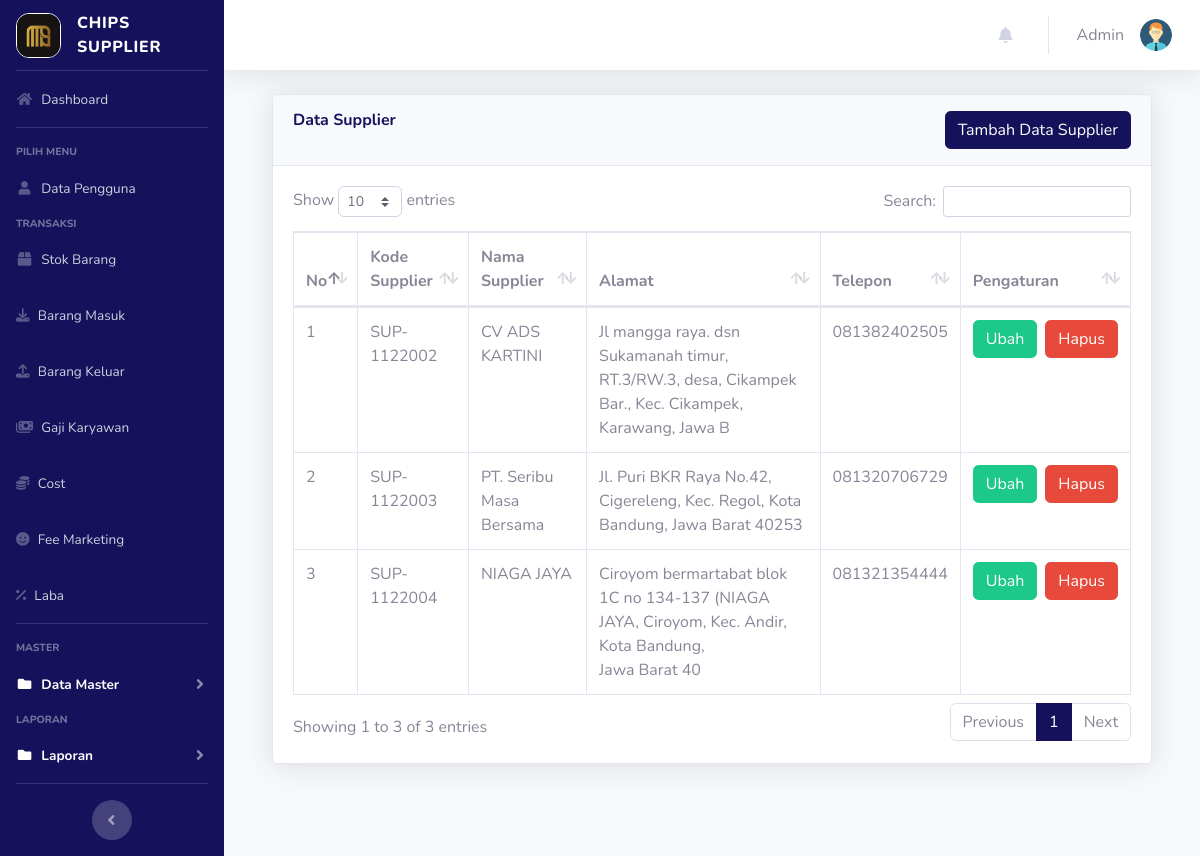
/index.php?page=supplier (signed in), run on the app's committed database.
### tables this page shows
CREATE TABLE `users` (
  `id` int NOT NULL AUTO_INCREMENT,
  `nik` varchar(16) NOT NULL,
  `nama` varchar(100) NOT NULL,
  `alamat` varchar(200) DEFAULT NULL,
  `telepon` varchar(100) NOT NULL,
  `username` varchar(100) NOT NULL,
  `password` varchar(100) NOT NULL,
  `level` varchar(25) NOT NULL DEFAULT 'member',
  `foto` varchar(255) NOT NULL,
  `gaji` bigint DEFAULT NULL,
  PRIMARY KEY (`id`)
);

CREATE TABLE `tb_supplier` (
  `id` int NOT NULL AUTO_INCREMENT,
  `kode_supplier` varchar(100) NOT NULL,
  `nama_supplier` varchar(100) NOT NULL,
  `alamat` varchar(100) NOT NULL,
  `telepon` varchar(15) NOT NULL,
  PRIMARY KEY (`id`)
);

### page/supplier/supplier.php (the view, shortened to what this page needs)
<div class="container-fluid">
  <div class="card shadow mb-4">
    <div class="card-header py-3" style="display: flex; justify-content: space-between;">
      <h6 class="m-0 font-weight-bold text-primary">Data Supplier</h6>
      <a href="?page=supplier&aksi=tambahsupplier" class="btn btn-primary" >Tambah Data Supplier</a>
            </div>
            <div class="card-body">
              <div class="table-responsive">
                <table class="table table-bordered" id="dataTable" width="100%" cellspacing="0">
                <thead>
                                        <tr>
											<th>No</th>
											<th>Kode Supplier</th>
											<th>Nama Supplier</th>
											<th>Alamat</th>
											<th>Telepon</th>
											<th>Pengaturan</th>
                                        </tr>
										</thead>
                  <tbody>
                    <?php
									$no = 1;
									$sql = $koneksi->query("select * from tb_supplier");
									while ($data = $sql->fetch_assoc()) {
									?>
                                        <tr>
                                            <td><?php echo $no++; ?></td>
											<td><?php echo $data['kode_supplier'] ?></td>
											<td><?php echo $data['nama_supplier'] ?></td>
											<td><?php echo $data['alamat'] ?></td>
											<td><?php echo $data['telepon'] ?></td>
											<td>
                        <div class="d-flex">
                          <a href="?page=supplier&aksi=ubahsupplier&kode_supplier=<?php echo $data['kode_supplier'] ?>" class="btn btn-success mr-2" >Ubah</a>
                          <a href="javascript:void(0);"
   onclick="confirmDelete('<?php echo $data['kode_supplier']; ?>')"
   class="btn btn-danger">
   Hapus
</a>                        </div>
											</td>
                                        </tr>
									<?php }?>
										   </tbody>
                                </table>
              </div>
            </div>
          </div>
        </div>

### index.php (shortened to what this page needs)
<?php
$koneksi = new mysqli("127.0.0.1", "root", "", "inventori");
$current_page = isset($_GET['page']) ? $_GET['page'] : 'home';
?>
<!DOCTYPE html>
<html lang="en">
<head>
  <link rel="stylesheet" href="https://cdnjs.cloudflare.com/ajax/libs/font-awesome/6.7.2/css/all.min.css" />
  <link href="vendor/fontawesome-free/css/all.min.css" rel="stylesheet" type="text/css">
  <link href="css/sb-admin-2.min.css" rel="stylesheet">
  <link href="vendor/datatables/dataTables.bootstrap4.min.css" rel="stylesheet">
</head>
<body id="page-top">
  <div id="wrapper">
    <ul class="navbar-nav bg-primary sidebar sidebar-dark accordion" id="accordionSidebar">
      <a class="sidebar-brand d-flex align-items-center justify-content-center" href="index.php">
        <div class="sidebar-brand-icon">
          <img src="img/logo-mms.png" width="45px" style="border-radius: 13px; border: 1px solid white;" alt="">
        </div>
        <div class="sidebar-brand-text mx-3 text-left">Chips Supplier</div>
      </a>
      <hr class="sidebar-divider my-0">
      <?php
      if ($_SESSION['admin']) {
        $user = $_SESSION['admin'];
      }
      $sql = $koneksi->query("select * from users where id='$user'");
      $userData = $sql->fetch_assoc();
      ?>
      <li class="nav-item <?php echo ($current_page == 'home') ? 'active' : ''; ?>">
        <a class="nav-link" href="?page=home">
          <i class="fas fa-fw fa-home"></i>
          <span>Dashboard</span></a>
      </li>
      <hr class="sidebar-divider">
      <div class="sidebar-heading">
        Pilih Menu
      </div>
      <li class="nav-item <?php echo ($current_page == 'pengguna') ? 'active' : ''; ?>">
        <a class="nav-link" href="?page=pengguna">
          <i class="fas fa-fw fa-user"></i>
          <span>Data Pengguna</span></a>
      </li>
      <div class="sidebar-heading">
        Transaksi
      </div>
      <li class="nav-item <?php echo ($current_page == 'gudang') ? 'active' : ''; ?>">
        <a class="nav-link" href="?page=gudang">
          <i class="fas fa-fw fa-box"></i>
          <span>Stok Barang</span></a>
      </li>
      <li class="nav-item <?php echo ($current_page == 'barangmasuk') ? 'active' : ''; ?>">
        <a class="nav-link" href="?page=barangmasuk">
          <i class="fa-solid fa-download"></i>
          <span>Barang Masuk</span></a>
      </li>
      <li class="nav-item <?php echo ($current_page == 'barangkeluar') ? 'active' : ''; ?>">
        <a class="nav-link" href="?page=barangkeluar">
          <i class="fa-solid fa-upload"></i>
          <span>Barang Keluar</span></a>
      </li>
      <li class="nav-item <?php echo ($current_page == 'gajikaryawan') ? 'active' : ''; ?>">
        <a class="nav-link" href="?page=gajikaryawan">
          <i class="fa-solid fa-money-bills"></i>
          <span>Gaji Karyawan</span></a>
      </li>
      <li class="nav-item <?php echo ($current_page == 'cost') ? 'active' : ''; ?>">
        <a class="nav-link" href="?page=cost">
          <i class="fa-solid fa-coins"></i>
          <span>Cost</span></a>
      </li>
      <li class="nav-item <?php echo ($current_page == 'feemarketing') ? 'active' : ''; ?>">
        <a class="nav-link" href="?page=feemarketing">
          <i class="fa-solid fa-face-smile"></i>
          <span>Fee Marketing</span></a>
      </li>
      <li class="nav-item <?php echo ($current_page == 'laba') ? 'active' : ''; ?>">
        <a class="nav-link" href="?page=laba">
          <i class="fa-solid fa-percent"></i>
          <span>Laba</span></a>
      </li>
      <hr class="sidebar-divider">
      <div class="sidebar-heading">
        Master
      </div>
      <li class="nav-item active">
        <a class="nav-link collapsed" href="#" data-toggle="collapse" data-target="#collapseData" aria-expanded="true" aria-controls="collapseData">
          <i class="fas fa-fw fa-folder"></i>
          <span>Data Master</span>
        </a>
      </li>
      <div class="sidebar-heading">
        Laporan
      </div>
      <li class="nav-item active">
        <a class="nav-link collapsed" href="#" data-toggle="collapse" data-target="#collapseLaporan" aria-expanded="true" aria-controls="collapseLaporan">
          <i class="fas fa-fw fa-folder"></i>
          <span>Laporan</span>
        </a>
      </li>
      <hr class="sidebar-divider d-none d-md-block">
      <div class="text-center d-none d-md-inline">
        <button class="rounded-circle border-0" id="sidebarToggle"></button>
      </div>
    </ul>
    <div id="content-wrapper" class="d-flex flex-column">
      <div id="content">
        <nav class="navbar navbar-expand navbar-light bg-white topbar mb-4 static-top shadow">
          <ul class="navbar-nav ml-auto">
            <li class="nav-item dropdown no-arrow mx-1">
              <a class="nav-link dropdown-toggle" href="#" id="alertsDropdown" role="button"
                data-toggle="dropdown" aria-haspopup="true" aria-expanded="false">
                <i class="fas fa-bell fa-fw"></i>
              </a>
            </li>
            <li class="nav-item dropdown no-arrow">
              <a class="nav-link dropdown-toggle" href="#" id="userDropdown" role="button"
                data-toggle="dropdown" aria-haspopup="true" aria-expanded="false">
                <span class="mr-3 d-none d-lg-inline text-gray-600"><?php echo  $userData['nama']; ?></span>
                <img class="img-profile rounded-circle"
                  src="img/<?php echo $userData['foto'] ?>">
              </a>
            </li>
          </ul>
        </nav>
        <div class="container-fluid">
          <section class="content">
            <?php
            $page = $_GET['page'];
            $aksi = $_GET['aksi'];
            if ($page == "supplier") {
              if ($aksi == "") {
                include "page/supplier/supplier.php";
              }
            }
            ?>
          </section>
        </div>
      </div>
    </div>
  </div>
</body>
</html>

### data on the page
users: nama "Admin", foto (picture)
tb_supplier: kode_supplier "SUP-1122002", nama_supplier "CV ADS KARTINI", alamat "Jl mangga raya. dsn Sukamanah timur, RT.3/RW.3, desa, Cikampek Bar., Kec. Cikampek, Karawang, Jawa B", telepon "081382402505"
tb_supplier: kode_supplier "SUP-1122003", nama_supplier "PT. Seribu Masa Bersama", alamat "Jl. Puri BKR Raya No.42, Cigereleng, Kec. Regol, Kota Bandung, Jawa Barat 40253", telepon "081320706729"
tb_supplier: kode_supplier "SUP-1122004", nama_supplier "NIAGA JAYA", alamat "Ciroyom bermartabat blok 1C no 134-137 (NIAGA JAYA, Ciroyom, Kec. Andir, Kota Bandung, Jawa Barat 40", telepon "081321354444"
